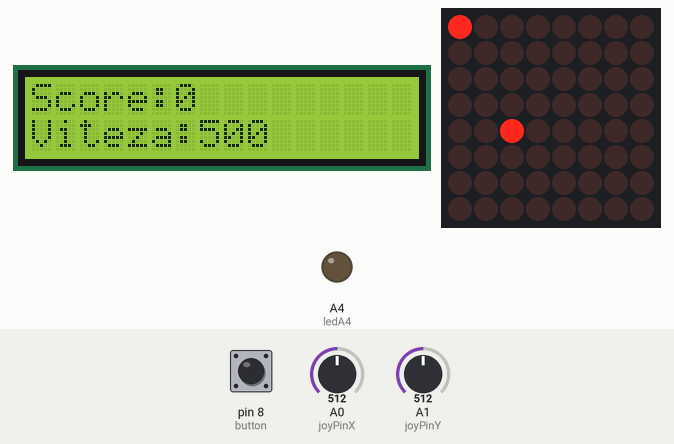
Recording of a sketch running on a simulated Arduino Uno, built with avr-gcc and run on an emulated ATmega328P. Parts: 16×2 character LCD, 8×8 LED matrix, output pins drawn as LEDs (lit = HIGH). The inputs (shaded band) are chosen by the test bench; at power-on: A0 (joyPinX) = 512, pin 8 (button) HIGH, A1 (joyPinY) = 512. Random numbers use the default seed unless the sketch sets one.

Above: at 1.2 s.
1.3 s: A0 (joyPinX) set to 548
At 1.65 s:
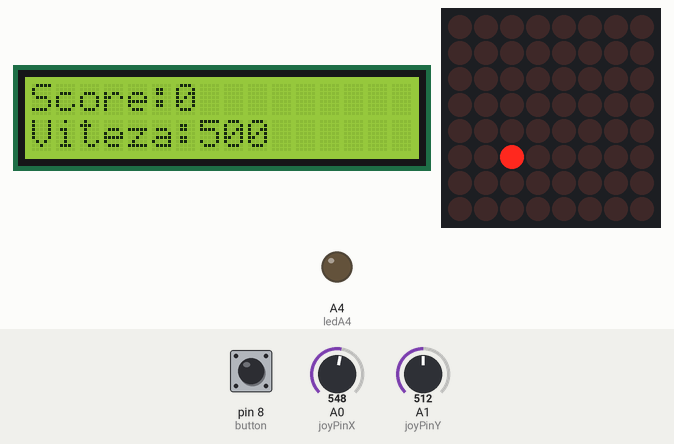
At 3.65 s:
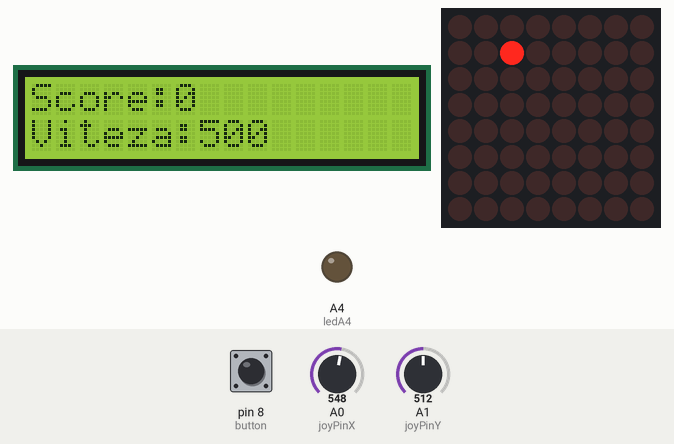
Timing chart, 0 to 5.2 s (numbered marks = the images above; inputs shaded):
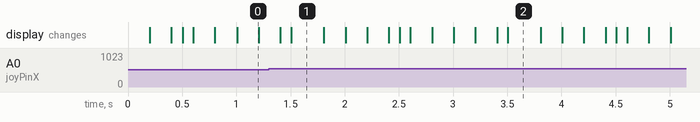

The sketch:

SNAKE.ino
```cpp
#include <LiquidCrystal.h>
#include "LedControl.h"
LedControl lc = LedControl(12, 13, 10, 1); //(DIN, CLK, CS, Amount of MAX7219)
const int rs = 7, en = 6, d4 = 5, d5 = 4, d6 = 3, d7 = 2;
const int ledA4 = A4; //led pentru alimentarea display-ului
LiquidCrystal lcd(rs, en, d4, d5, d6, d7);
int joyPinX = A0;
int joyPinY = A1;
int button = 8; //butonul de start
int moveX = 0; //deplasarea pe X
int moveY = 0; // deplasarea pe Y
String direction ;
bool alive = 0;
int snakeX[64], snakeY[64]; //dimensiunea maxima a sarpelui
int snakeSize = 0;
int foodX = 0, foodY = 0;
int score = 0;
int highscore = 0;
int speed = 500; //
bool food = 0; //verifica daca exista mancare sau nu
bool state = 0; //folosit pentru a face obiectul care trebuie mancat sa clipeasca
int previousTime = 0, currentTime;
int previousTime2 = 0, currentTime2;
bool onScreen = 0; //verifica daca exista ceva pe display
int mod;//folosit pentru afisare
int previousTimeOnScreen = 0, currentTimeOnScreen;
void setup() {

  lc.shutdown(0, false);
  lc.setIntensity(0, 8);
  lc.clearDisplay(0);
  lcd.begin(16, 2);
  Serial.begin(9600);
  pinMode(joyPinX, INPUT);
  pinMode(joyPinY, INPUT);
  pinMode(ledA4, OUTPUT);
  pinMode(button, INPUT);
  analogWrite(ledA4, 120);
  digitalWrite(button, HIGH);
}
void loop() {
  if (alive == 0){
      if (score == 0)
        displayStart();
      else
        displayOver();
      if (is_button_pressed(button) == 1)
        newGame();
    }
  else{
      displayFood();
      currentTime = millis();
      if(currentTime-previousTime >= speed-10*score){
          previousTime=currentTime;
          lcd.clear();
          lc.clearDisplay(0);
          moveY = analogRead(joyPinX);
          moveX = analogRead(joyPinY);
          if (moveY >= 530 && direction != "left")
              direction = "right";
          else if (moveY <= 450 && direction != "right")
              direction = "left";
          else if (moveX >= 530 && direction != "down")
              direction = "up";
          else if (moveX <= 450 && direction != "up")
              direction = "down";
          move(direction);
          food = checkFood(foodX, foodY);
          if (food == 1){
              food = 0;
              generateNewFood();
          }
          if (checkHitSnake())
              gameOver();
          else{
              displaySnake();
              lcd.print("Score:");
              lcd.print(score);
              lcd.setCursor(0,1);
              lcd.print("Viteza:");
              lcd.print(speed-10*score);

          }
     }
  }
}
void move(String direction){
  int i;
  for (i = snakeSize-1 ; i > 0 ; i--){
      snakeX[i] = snakeX[i-1];
      snakeY[i] = snakeY[i-1];
  }
  if (direction == "up"){
      if(snakeY[0] == 0)
          snakeY[0] = 7;
      else
          snakeY[0]--;
  }
  else if (direction == "down"){
      if(snakeY[0] == 7)
          snakeY[0] = 0;
      else
          snakeY[0]++;
  }
  else if (direction == "left"){
      if(snakeX[0] == 0)
          snakeX[0] = 7;
      else
          snakeX[0]--;
  }
  else{
      if(snakeX[0] == 7)
          snakeX[0] = 0;
      else
          snakeX[0]++;
  }
}
bool checkFood(int foodX,int foodY){
  if (snakeX[0] == foodX && snakeY[0] == foodY){
      score++;
      snakeSize++;
      return 1;
  }
  return 0;
}

bool isSnake(int x,int y){
  for (int i = 0; i < snakeSize; i++)
      if (snakeX[i] == x && snakeY[i] == y)
          return true;
  return false;
}
void generateNewFood(){
  foodX = random(0, 7);
  foodY = random(0, 7);
  while (isSnake(foodX,foodY)){
      foodX = random(0, 7);
      foodY = random(0, 7);
  }
}
bool checkHitSnake(){
   for (int i = 1; i < snakeSize; i++)
       if (snakeX[0] == snakeX[i] && snakeY[0] == snakeY[i])
           return true;
   return false;
}
void displaySnake(){
  for (int i = 0; i < snakeSize; i++)
      lc.setLed(0, snakeX[i], snakeY[i], true);
}
void displayFood(){
  currentTime2 = millis();
  if (currentTime2-previousTime2 >= 200){
      state = !state;
      lc.setLed(0, foodX, foodY, state);
      previousTime2 = currentTime2;
  }
}
void newGame(){
  for (int i = 0; i < 64; i++){
      snakeX[i] = -1;
      snakeY[i] = -1;
  }
  snakeSize = 1;
  snakeX[0] = 4;
  snakeY[0] = 4;
  direction = "up";
  generateNewFood();
  alive = 1;
  score = 0;
}
void gameOver(){
  alive = 0;
  mod = 1;
  lcd.clear();
  if(score > highscore)
      highscore = score;
  for (int i = 0; i < 8; i++)
      for (int j = 0; j<8; j++) {
           lc.setLed(0, i, j, true);
           delay(25);
           lc.setLed(0, i, j, false);
       }
 }
bool is_button_pressed(int button_pin) {
  static int lastButtonState = LOW;
  static int buttonState;
  static long int lastDebounceTime = 0;
  static long int debounceDelay = 50;
  int reading = digitalRead(button_pin);
  bool isPressed = false;
  if (reading != lastButtonState) {
   lastDebounceTime = millis();
   }
  if ((millis() - lastDebounceTime) > debounceDelay) {
      if (reading != buttonState) {
          buttonState = reading;
          if (buttonState == HIGH) {
              isPressed = true;
          }
      }
  }
  lastButtonState = reading;
  return isPressed;
}
void displayStart() {
    if (!onScreen){
        lcd.print("Press the button");
        lcd.setCursor(3, 1);
        lcd.print("for start!");
        onScreen = 1;
    }
}
void displayOver() {
   currentTimeOnScreen = millis();
   if (currentTimeOnScreen-previousTimeOnScreen >= 2500){
       lcd.clear();
       previousTimeOnScreen=currentTimeOnScreen;
       if (mod == 1){
           lcd.setCursor(3, 0);
           lcd.print("Game Over!");
           lcd.setCursor(4, 1);
           lcd.print("score:");
           lcd.print(score);
           mod = 2;
       }
       else if (mod == 3){
           lcd.print("Press the button");
           lcd.setCursor(3, 1);
           lcd.print("for start!");
           mod = 1;
       }
       else{
           lcd.setCursor(2, 0);
           lcd.print("Highscore:");
           lcd.print(highscore);
           mod = 3;
       }
   }
}
```

Measured:
- the behaviour switches between 529 and 530 on A0 (joyPinX) (found by bisection; images 0 and 1)
